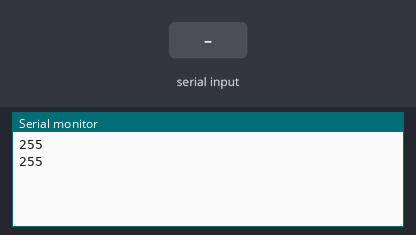
Bench run of a sketch on a simulated Arduino Uno, built with avr-gcc and run on an emulated ATmega328P. Parts: the last lines printed to the serial monitor. The test bench sets the inputs (shaded band). EEPROM starts erased.

Above: at 1.2 s.
1.3 s: "90,45\n" received over Serial
At 4.0 s:
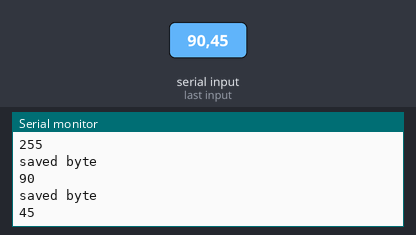
4.3 s: "30,150\n" received over Serial
At 6.4 s:
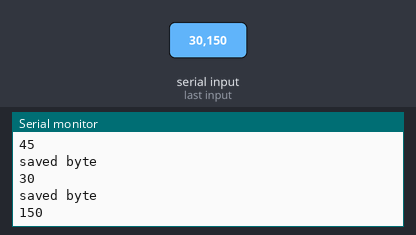
Timing chart, 0 to 7.9 s (numbered marks = the images above; inputs shaded):
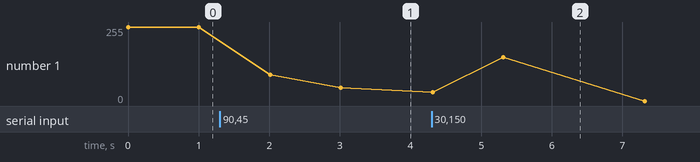

The sketch:

08_02_eeprom_byte.ino
```cpp
#include <EEPROM.h>

int addr = 0;
byte b;

void setup() {
  Serial.begin(9600);
  b = EEPROM.read(addr);
}

void loop() {
  if (Serial.available() > 0) {
    int i = Serial.parseInt();
    if (i <= 255) {
      b = lowByte(i);
      EEPROM.write(addr, b);
      Serial.println("saved byte");
    }
    else {
      Serial.println("number too big");
    }
  }
  Serial.println(b);
  delay(1000);
}
```

Measured:
- after the input at 1.3 s, the serial monitor: prints a new line after 0.70 s (image 1)
- after the input at 4.3 s, the serial monitor: prints a new line at once (image 2)
- plotted number 1: 255 → 45 after the input at 1.3 s
